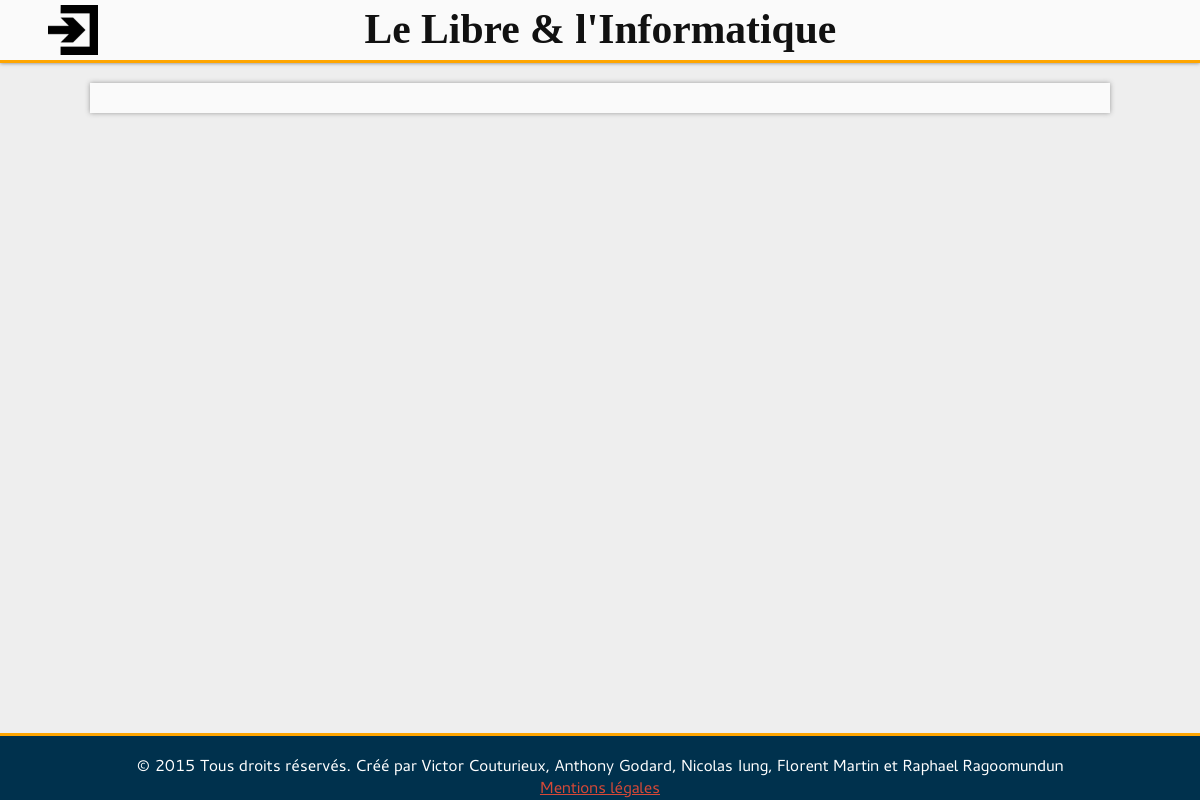
Page /categorie/liste.php on the earlier database version.
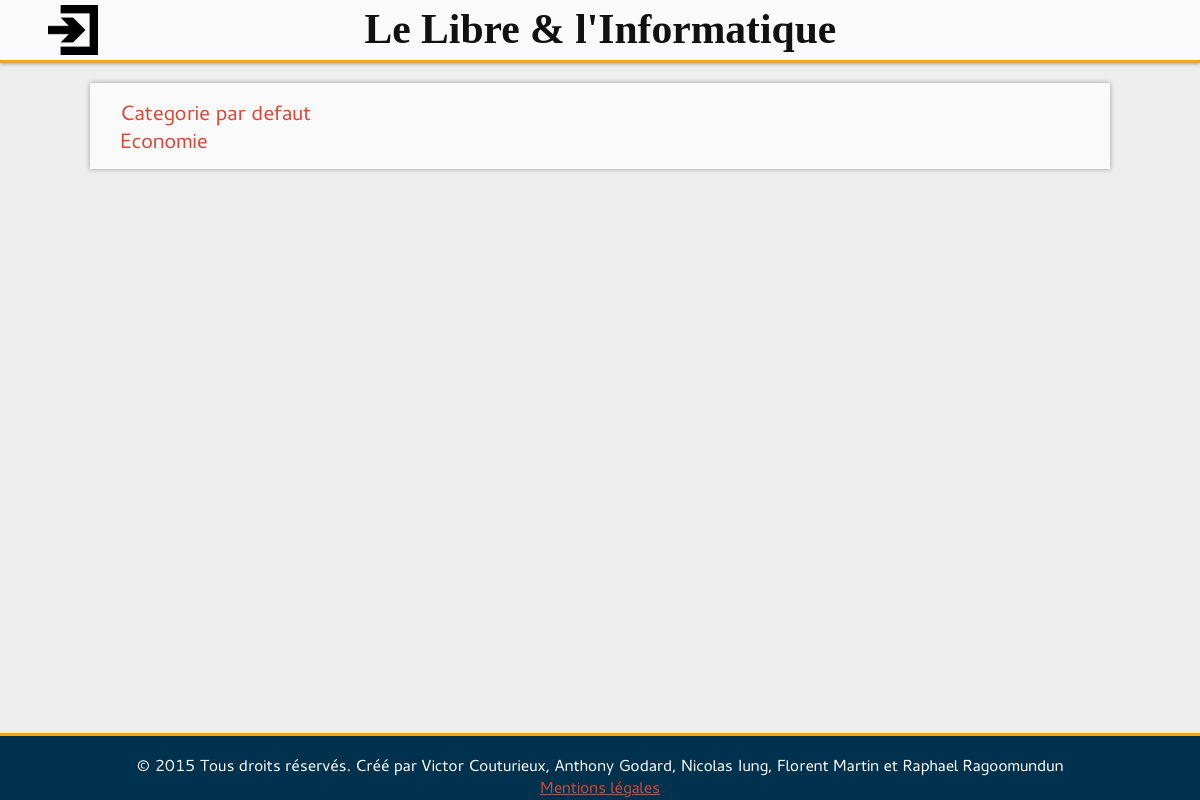
Same page on the later database version.
### tables this page shows
CREATE TABLE `Categorie` (
  `id_Categorie` int(10) unsigned NOT NULL AUTO_INCREMENT,
  `intitule_Categorie` varchar(255) NOT NULL,
  `description_Categorie` text NOT NULL,
  PRIMARY KEY (`id_Categorie`)
);

### include/functions.php (called while the page is built, shortened)
<?php
	function connectDB()
	{
		include("config.php");
		$link = new PDO('mysql:host='.$config['mysql']['host'].';port='.$config['mysql']['port'].';dbname='.$config['mysql']['db'].';charset=UTF8;',$config['mysql']['user'],$config['mysql']['password'], array(PDO::ATTR_PERSISTENT=>true));
		return $link;
	}
	function queryDB($req)
	{
		$link = connectDB();
		$que = $link->query($req) or die($req);
		$ret = $que->fetchAll();
		return $ret;
	}

### include/functionCatego.php (called while the page is built, shortened)
<?php
	include_once 'functions.php';
  	function GetCategoryNameByiD($id)
  	{
  		$req = 'SELECT intitule_Categorie
  				FROM Categorie WHERE id_Categorie ='.$id;
  		return queryDB($req)[0]['intitule_Categorie'];
  	}

### categorie/liste.php (the view, shortened to what this page needs)
<?php
include_once('../include/functionCatego.php');
?>
<!DOCTYPE html>
<html lang="fr">
	<head>
		<link rel="stylesheet" href="../style/base.css">
		<link rel="stylesheet" href="../style/categorie.css">
		<link rel="stylesheet" href="../style/input.css">
	</head>
	<body>
		<div id="container">
			<?php require('../include/head.php'); ?>
			<div id="main">
				<section>
				<?php
				$ListCategoID = categoryIdList();
				$tmp = array();
				foreach ($ListCategoID as $value)
				{
					array_push($tmp, $value['id_Categorie']);
				}
				$ListCategoID = $tmp;
				foreach ($ListCategoID as $id)
				{
					echo "<a href=\".?id=".$id."\">".GetCategoryNameByiD($id)."</a> ";
					echo '<br>';
				}
				?>
				</section>
			</div>
			<?php
			require('../include/foot.php');
			?>
		</div>
	</body>
</html>

Differences in the rows shown:
added categorie: intitule_Categorie "Categorie par defaut"
added categorie: intitule_Categorie "Economie"
